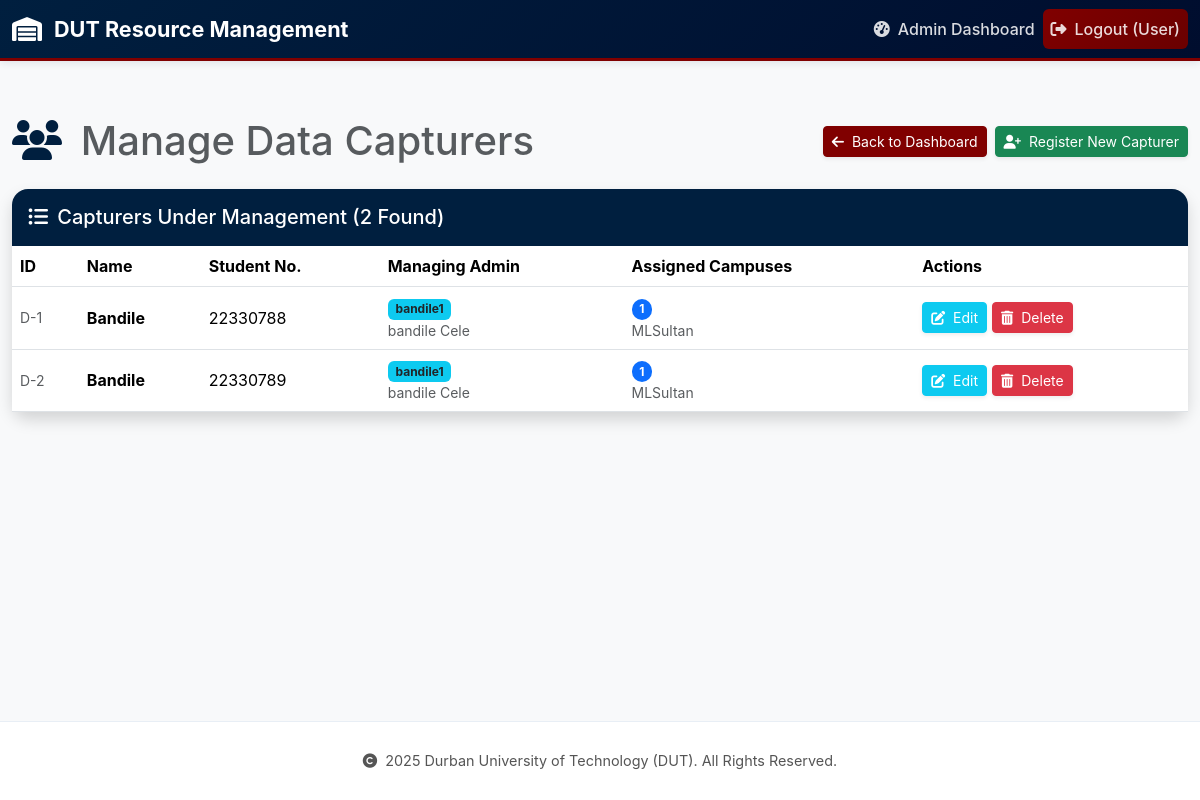
/admin/capturers (signed in), run on the app's committed database.
### app/models.py (models this page shows, shortened)
class DataCapturer(db.Model, UserMixin):
    __tablename__ = 'data_capturer'
    data_capturer_id = db.Column(db.Integer, primary_key=True)
    full_name = db.Column(db.String(120), nullable=False)
    student_number = db.Column(db.String(8), unique=True, nullable=False)
    password_hash = db.Column(db.String(256), nullable=False)  # UPDATED: 128 -> 256
    can_create_room = db.Column(db.Boolean, default=False)
    admin_id = db.Column(db.Integer, db.ForeignKey('admin.admin_id'), nullable=True)
    items = db.relationship('Item', backref='data_capturer', lazy=True)
    exports = db.relationship('InventoryExport', backref='data_capturer', lazy=True)
    assigned_campuses = db.relationship('Campus', secondary=capturer_campus_association, lazy='subquery',
                                         backref=db.backref('data_capturers', lazy=True))

class Admin(db.Model, UserMixin):
    __tablename__ = 'admin'
    admin_id = db.Column(db.Integer, primary_key=True)
    username = db.Column(db.String(80), unique=True, nullable=False)
    name = db.Column(db.String(100), nullable=True)
    surname = db.Column(db.String(100), nullable=True)
    password_hash = db.Column(db.String(256), nullable=False)  # UPDATED: 128 -> 256
    is_super_admin = db.Column(db.Boolean, default=False, nullable=False)
    data_capturers = db.relationship(
        'DataCapturer', backref='admin', lazy=True, cascade="all, delete-orphan", foreign_keys='DataCapturer.admin_id'
    )
    campuses = db.relationship('Campus', secondary=admin_campus_association, lazy='subquery',
                              backref=db.backref('admins', lazy=True))
    @property
    def is_admin(self):
        return True

### app/routes/admin_routes.py (the view)
@admin_bp.route('/capturers')
@login_required
def manage_capturers():
    if current_user.is_super_admin:
        capturer_list = DataCapturer.query.all()
    else:
        capturer_list = current_user.data_capturers
    return render_template('admin/manage_capturers.html',
                            title='Manage Data Capturers',
                            capturer_list=capturer_list)

### app/__init__.py (called while the page is built)
@login_manager.user_loader
def load_user(user_id):
    user_type, _, user_actual_id = user_id.partition('-')
    if user_type == 'A':
        return Admin.query.get(int(user_actual_id))
    elif user_type == 'D':
        return DataCapturer.query.get(int(user_actual_id))
    return None

### app/templates/admin/manage_capturers.html (shortened to what this page needs)
{% extends "base.html" %}
{% block content %}
<div class="container mt-4">
    <div class="d-flex justify-content-between align-items-center mb-4">
        <h1 class="mb-0 text-muted">
            <i class="fas fa-users me-2 text-dut-navy"></i> Manage Data Capturers
        </h1>
        <div class="d-flex">
            <a href="{{ url_for('admin.dashboard') }}" class="btn btn-sm text-white shadow-sm dut-maroon me-2">
                <i class="fas fa-arrow-left me-1"></i> Back to Dashboard
            </a>
            <a href="{{ url_for('admin.add_capturer') }}" class="btn btn-sm btn-success shadow-sm">
                <i class="fas fa-user-plus me-1"></i> Register New Capturer
            </a>
        </div>
    </div>
    <div class="card shadow rounded-4 border-0">
        <div class="card-header text-white p-3 rounded-top-4 dut-navy-blue">
            <h5 class="mb-0"><i class="fas fa-list-ul me-1"></i> Capturers Under Management ({{ capturer_list|length }} Found)</h5>
        </div>
        <div class="card-body p-0">
            {% if capturer_list %}
            <div class="table-responsive">
                <table class="table table-hover mb-0 align-middle">
                    <thead class="bg-light">
                        <tr>
                            <th class="py-2">ID</th>
                            <th class="py-2">Name</th>
                            <th class="py-2">Student No.</th>
                            {% if current_user.is_super_admin %}
                            <th class="py-2">Managing Admin</th>
                            {% endif %}
                            <th class="py-2">Assigned Campuses</th>
                            <th class="py-2">Actions</th>
                        </tr>
                    </thead>
                    <tbody>
                        {% for capturer in capturer_list %}
                        <tr class="align-middle">
                            <td class="small text-muted">D-{{ capturer.data_capturer_id }}</td>
                            <td class="fw-bold">{{ capturer.full_name }}</td>
                            <td>{{ capturer.student_number }}</td>
                            {% if current_user.is_super_admin %}
                            <td>
                                {% if capturer.admin %}
                                    <span class="badge bg-info text-dark">{{ capturer.admin.username }}</span>
                                    <small class="text-muted d-block">{{ capturer.admin.name or '' }} {{ capturer.admin.surname or '' }}</small>
                                {% else %}
                                    <span class="badge bg-warning text-dark">Unassigned</span>
                                {% endif %}
                            </td>
                            {% endif %}
                            <td>
                                {% if capturer.assigned_campuses %}
                                    <span class="badge bg-primary rounded-pill me-1" title="{{ capturer.assigned_campuses|map(attribute='name')|join(', ') }}">{{ capturer.assigned_campuses|length }}</span>
                                    <small class="text-muted d-block text-truncate">{{ capturer.assigned_campuses|map(attribute='name')|join(', ') }}</small>
                                {% else %}
                                    <span class="badge bg-secondary">None Assigned</span>
                                {% endif %}
                            </td>
                            <td class="text-nowrap">
                                <div class="action-buttons">
                                    <a href="{{ url_for('admin.edit_capturer', capturer_id=capturer.data_capturer_id) }}"
                                       class="btn btn-sm btn-info text-white shadow-sm" title="Edit Capturer Details">
                                        <i class="fas fa-edit me-1"></i> Edit
                                    </a>
                                    <form method="POST" action="{{ url_for('admin.delete_capturer', capturer_id=capturer.data_capturer_id) }}" style="display:inline;">
                                        <button type="submit" class="btn btn-sm btn-danger shadow-sm"
                                                onclick="return confirm('WARNING: Deleting {{ capturer.full_name }} will mark all their captured items as ownerless. Proceed?');"
                                                title="Delete Capturer">
                                            <i class="fas fa-trash-alt me-1"></i> Delete
                                        </button>
                                    </form>
                                </div>
                            </td>
                        </tr>
                        {% endfor %}
                    </tbody>
                </table>
            </div>
            {% else %}
            <div class="p-4 text-center alert alert-info mb-0 rounded-bottom-4">
                <i class="fas fa-info-circle me-2"></i>
                <p class="mb-0">No Data Capturers found under your management scope.</p>
            </div>
            {% endif %}
        </div>
    </div>
</div>
{% endblock %}

### app/templates/base.html (shortened to what this page needs)
<!DOCTYPE html>
<html lang="en">
<head>
    <link href="https://cdn.jsdelivr.net/npm/bootstrap@5.3.3/dist/css/bootstrap.min.css"
          rel="stylesheet"
>
    <link rel="stylesheet"
          href="https://cdnjs.cloudflare.com/ajax/libs/font-awesome/6.5.2/css/all.min.css"
 />
</head>
<body {% if 'login' in request.path %}class="login-page"{% endif %}>
    <nav class="navbar navbar-expand-lg navbar-dark sticky-top dut-navbar">
        <div class="container-fluid">
            <a class="navbar-brand" href="{{ url_for('main.index') }}">
                <i class="fas fa-warehouse"></i>DUT Resource Management
            </a>
            <div class="collapse navbar-collapse" id="navbarNav">
                <ul class="navbar-nav ms-auto align-items-lg-center">
                    {% if current_user.is_authenticated and current_user.is_admin %}
                    <li class="nav-item">
                        <a class="nav-link" href="{{ url_for('admin.dashboard') }}">
                            <i class="fas fa-tachometer-alt"></i>Admin Dashboard
                        </a>
                    </li>
                    {% endif %}
                    {% if current_user.is_authenticated %}
                    <li class="nav-item">
                        <a class="nav-link dut-logout-btn" href="{{ url_for('auth.logout') }}">
                            <i class="fas fa-sign-out-alt"></i>Logout ({{ current_user.full_name or 'User' }})
                        </a>
                    </li>
                    {% endif %}
                </ul>
            </div>
        </div>
    </nav>
    <main role="main" class="{% if 'login' in request.path %}login-content{% endif %}">
        {% block content %}{% endblock %}
    </main>
    <footer>
        <div class="container">
            <span>
                <i class="fas fa-copyright"></i> {{ current_year }} Durban University of Technology (DUT). All Rights Reserved.
            </span>
        </div>
    </footer>
</body>
</html>

### app/templates/base.html (style rules this page uses)
:root { --dut-primary: #001F3F; --dut-accent: #800000; --text-primary: #1a1a1a; --text-secondary: #555; --border-color: #e8eef5; }
* { margin: 0; padding: 0; box-sizing: border-box; }
html, body { height: 100%; font-family: -apple-system, BlinkMacSystemFont, "Segoe UI", Roboto, "Helvetica Neue", Arial, sans-serif; }
body { display: flex; flex-direction: column; min-height: 100vh; background: #f8f9fa; }
.dut-navbar { background: linear-gradient(135deg, var(--dut-primary) 0%, #000d2e 100%); border-bottom: 3px solid var(--dut-accent); box-shadow: 0 2px 8px rgba(0, 31, 63, 0.1); }
.navbar-brand { font-size: 1.35rem; font-weight: 700; color: white !important; display: flex; align-items: center; gap: 0.75rem; }
.navbar-brand i { font-size: 1.5rem; }
.navbar-nav .nav-link { color: rgba(255, 255, 255, 0.85) !important; font-weight: 500; transition: all 0.3s ease; display: flex; align-items: center; gap: 0.5rem; }
.dut-logout-btn { background: linear-gradient(135deg, var(--dut-accent) 0%, #6a0000 100%); border: none; color: white !important; padding: 0.5rem 1rem; border-radius: 6px; transition: all 0.3s ease; font-weight: 600; display: inline-flex; align-items: center; gap: 0.5rem; }
main { flex: 1; padding: 2rem 0; }
.container { max-width: 1200px; }
footer { background: white; border-top: 1px solid var(--border-color); padding: 1.75rem 0; margin-top: auto; font-size: 0.9rem; color: var(--text-secondary); }
footer span { display: flex; align-items: center; justify-content: center; gap: 0.5rem; }

### app/templates/admin/manage_capturers.html (style rules this page uses)
.dut-navy-blue { background-color: #001F3F !important; border-color: #001F3F !important; }
.dut-maroon { background-color: #800000 !important; border-color: #800000 !important; }
.text-dut-navy { color: #001F3F !important; }
.action-buttons { display: flex; gap: 5px; }

### data on the page
DataCapturer: data_capturer_id "1", full_name "Bandile", student_number "22330788", admin.username "bandile1", admin "bandile", admin "Cele", assigned_campuses|length "1", assigned_campuses|map "MLSultan"
DataCapturer: data_capturer_id "2", full_name "Bandile", student_number "22330789", admin.username "bandile1", admin "bandile", admin "Cele", assigned_campuses|length "1", assigned_campuses|map "MLSultan"

### other printed values
{{ current_user.full_name or 'User' }} "User"
{{ capturer_list|length }} "2"
